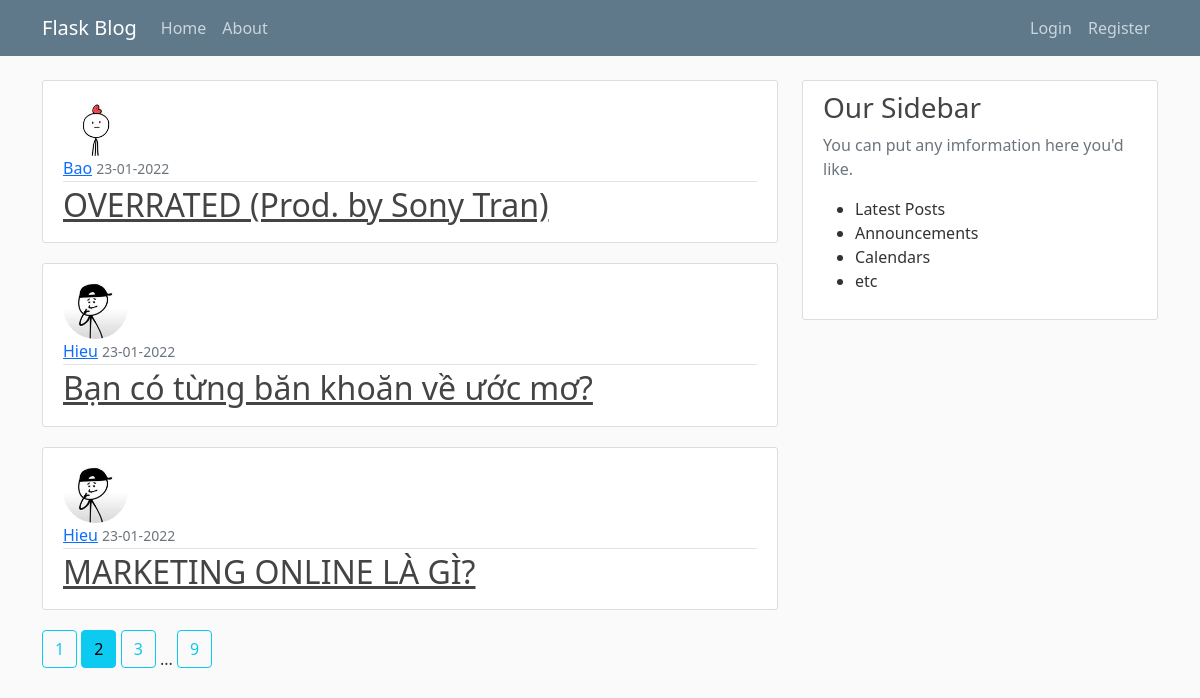
The page /home?page=2 on the database its author committed.
### flaskblog/models.py (models this page shows, shortened)
class Post(db.Model):
    id = db.Column(db.Integer, primary_key=True)
    title = db.Column(db.String(100), nullable=False)
    date_posted = db.Column(db.DateTime, nullable=False, default = datetime.utcnow)
    content = db.Column(db.Text, nullable=False)
    user_id = db.Column(db.Integer,db.ForeignKey('user.id'), nullable=False)

class User(db.Model, UserMixin):
    id = db.Column(db.Integer, primary_key=True)
    username = db.Column(db.String(20), unique=True, nullable=False)
    email = db.Column(db.String(120), unique=True, nullable=False)
    image_file = db.Column(db.String(20), nullable=False, default='default.jpg')
    password = db.Column(db.String(60), nullable=False)
    posts = db.relationship('Post', backref='author', lazy=True)

### flaskblog/routes.py (the view)
@app.route("/")
@app.route("/home")
def home():
    page = request.args.get('page', 1, type=int)
    posts = Post.query.order_by(Post.date_posted.desc()).paginate(page=page, per_page=3)
    return render_template('home.html', posts=posts)

### flaskblog/templates/home.html
{% extends "layout.html" %}
{% block content %}
    {% for post in posts.items %}
        <article class="media content-section">
            <img class="rounded-circle article-img" src="{{ url_for('static', filename='profile_pics/' + post.author.image_file) }}">
            <div>
                <div class="article-metadata">
                    <a class="mr-2" href="{{ url_for('user_posts', username = post.author.username) }}">{{ post.author.username }}</a>
                    <small class="text-muted">{{ post.date_posted.strftime('%d-%m-%Y') }}</small>
                </div>
                <h2><a class="article-title" href="{{ url_for('post', post_id = post.id) }}">{{ post.title }}</a></h2>
            </div>
        </article>
    {% endfor %}
    {% for page_num in posts.iter_pages(left_edge = 1, right_edge = 1, left_current = 1, right_current = 2) %}
        {% if page_num %}
            {% if posts.page == page_num %}
                <a class="btn btn-info mb-4" href="{{ url_for('home', page= page_num) }}">{{ page_num }}</a>
            {% else %}
                <a class="btn btn-outline-info mb-4" href="{{ url_for('home', page= page_num) }}">{{ page_num }}</a>
            {% endif %}
        {% else %}
            ...
        {% endif %}
    {% endfor %}
{% endblock content %}

### flaskblog/static/main.css (style rules this page uses)
body { background: #fafafa; color: #333333; margin-top: 5rem; }
h1, h2, h3, h4, h5, h6 { color: #444444; }
.content-section { background: #ffffff; padding: 10px 20px; border: 1px solid #dddddd; border-radius: 3px; margin-bottom: 20px; }
.article-title { color: #444444; }
.article-img { height: 65px; width: 65px; margin-right: 16px; }
.article-metadata { padding-bottom: 1px; margin-bottom: 4px; border-bottom: 1px solid #e3e3e3 }

### rows shown on the page
Post: image_file (picture), author.username "Bao", date_posted "23-01-2022", title "OVERRATED (Prod. by Sony Tran)"
Post: image_file (picture), author.username "Hieu", date_posted "23-01-2022", title "Bạn có từng băn khoăn về ước mơ?"
Post: image_file (picture), author.username "Hieu", date_posted "23-01-2022", title "MARKETING ONLINE LÀ GÌ?"

### other values the page prints
{{ page_num }} "1" "3" "9"
{{ page_num }} "2"
